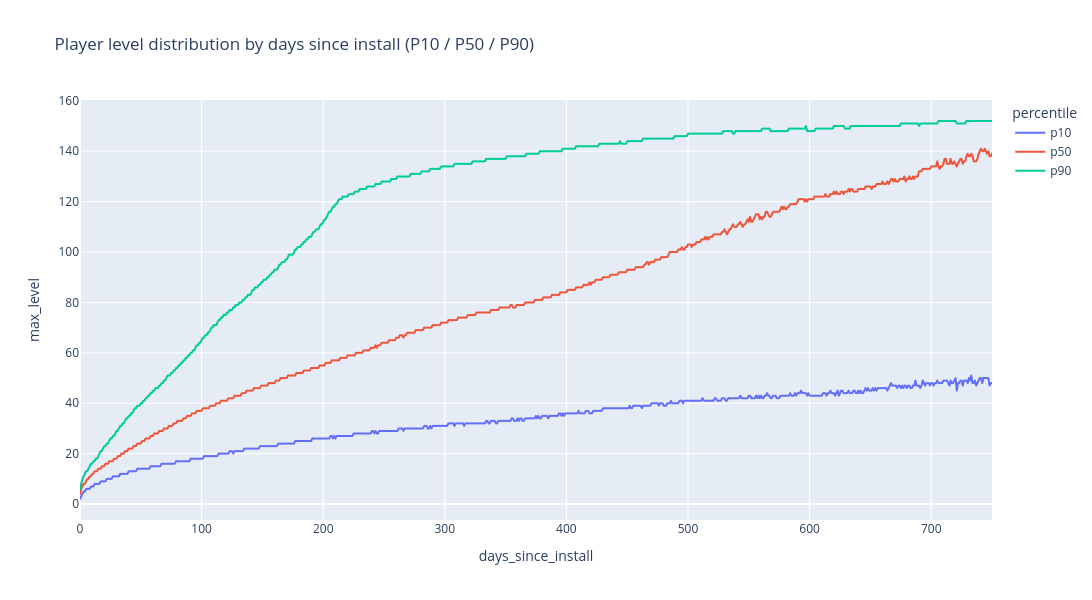

This figure's notebook cell:
### Code cell
# hide-output
level_dist = data.groupby(['days_since_install', 'max_level','CPE_flag']).agg(
    users=('user_id', 'count')
).reset_index()

level_pcts = level_dist.groupby('days_since_install').apply(weighted_quantiles, measure_col='max_level', include_groups=False).reset_index()

fig = px.line(
    level_pcts.melt(id_vars='days_since_install', var_name='percentile', value_name='max_level'),
    x='days_since_install',
    y='max_level',
    color='percentile',
    title='Player level distribution by days since install (P10 / P50 / P90)',
    width=1200,
    height=600,
)
fig.show()

### Figure 1 — Plotly figure (JSON) as saved in the notebook; plotly's stock layout.template omitted (floating-point values rounded to 4 significant figures; data arrays with more than 128 entries replaced by an {"elided": "..."} marker saying what was removed)
{"data": [{"hovertemplate": "percentile=p10<br>days_since_install=%{x}<br>max_level=%{y}<extra></extra>", "legendgroup": "p10", "line": {"color": "#636efa", "dash": "solid"}, "marker": {"symbol": "circle"}, "mode": "lines", "name": "p10", "showlegend": true, "type": "scattergl", "x": {"elided": "751 int values"}, "xaxis": "x", "y": {"elided": "751 int values"}, "yaxis": "y"}, {"hovertemplate": "percentile=p50<br>days_since_install=%{x}<br>max_level=%{y}<extra></extra>", "legendgroup": "p50", "line": {"color": "#EF553B", "dash": "solid"}, "marker": {"symbol": "circle"}, "mode": "lines", "name": "p50", "showlegend": true, "type": "scattergl", "x": {"elided": "751 int values"}, "xaxis": "x", "y": {"elided": "751 int values"}, "yaxis": "y"}, {"hovertemplate": "percentile=p90<br>days_since_install=%{x}<br>max_level=%{y}<extra></extra>", "legendgroup": "p90", "line": {"color": "#00cc96", "dash": "solid"}, "marker": {"symbol": "circle"}, "mode": "lines", "name": "p90", "showlegend": true, "type": "scattergl", "x": {"elided": "751 int values"}, "xaxis": "x", "y": {"elided": "751 int values"}, "yaxis": "y"}], "layout": {"height": 600, "legend": {"title": {"text": "percentile"}, "tracegroupgap": 0}, "title": {"text": "Player level distribution by days since install (P10 / P50 / P90)"}, "width": 1200, "xaxis": {"anchor": "y", "domain": [0, 1], "title": {"text": "days_since_install"}}, "yaxis": {"anchor": "x", "domain": [0, 1], "title": {"text": "max_level"}}}}
